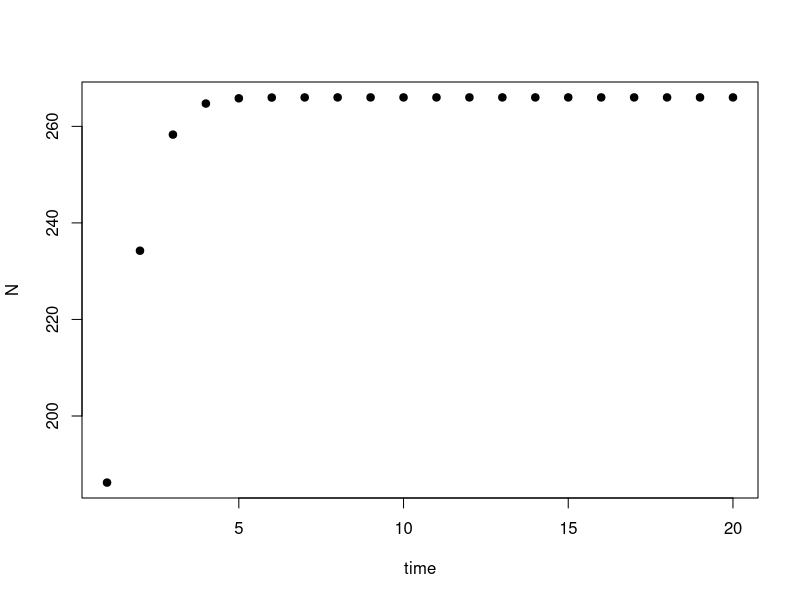
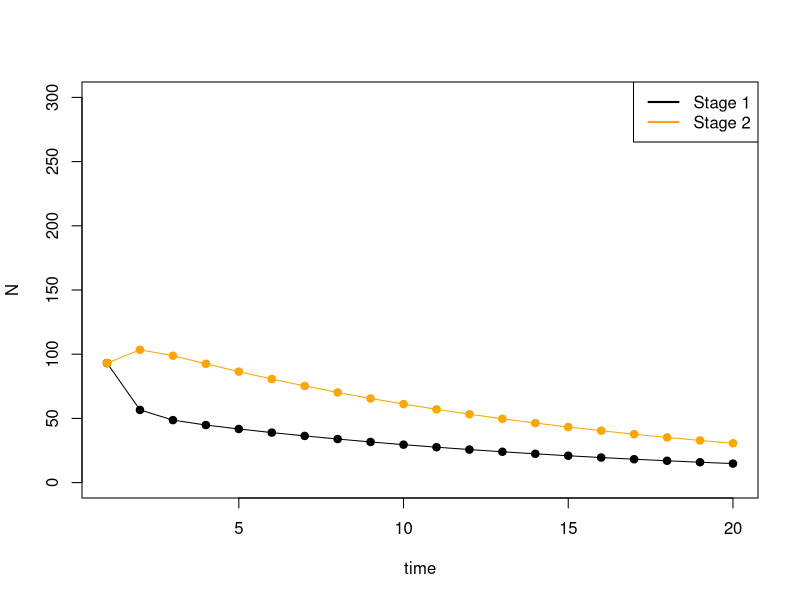
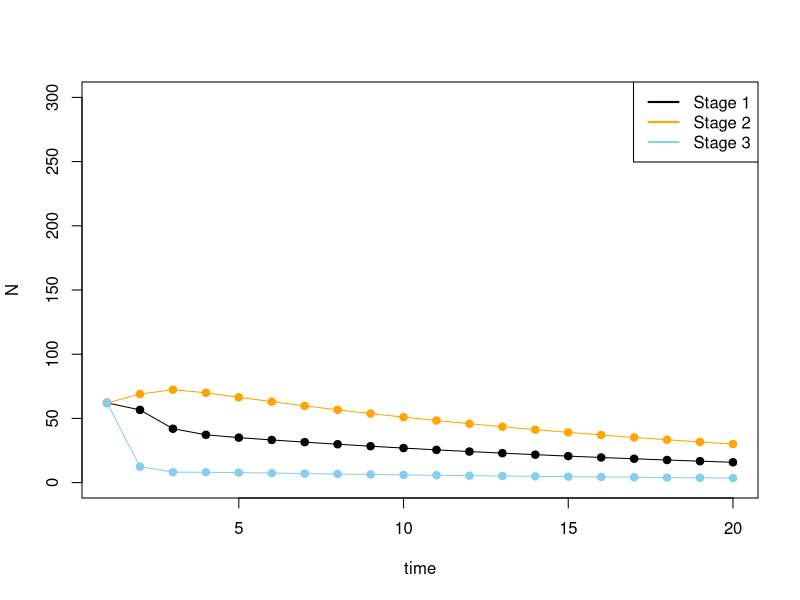

These figures' R source, in order:
## ---- chunk 1
knitr::opts_chunk$set(echo = TRUE)
## ---- chunk 2
# Step 1. Parameters
r <- 0.86
K <- 266
Nt <- .7*K

# Step 2. Equation function
discrete_logistic <- function(r,K,Nt){
  Nt1 <- Nt + r*Nt*(1 - Nt/K)
  return(Nt1)
}

# Step 3. Make sure the function works
Nt1 <- discrete_logistic(r,K,Nt)

# Step 4. Create a new variable to hold future values of N
N <- rep(NA,20)

# Step 5. Create a for loop to iteratively calculate N
N[1] <- Nt
for(i in 2:20){
  N[i] <- discrete_logistic(r,K,Nt)
  Nt <- N[i]
}
## ---- chunk 3
# Step 6. Plot N over time
plot(N,xlab="time",ylab="N",pch=19,col="black")
## ---- chunk 4
# Step 1. Build the transition matrix A
P.12 <- 0.344
P.22 <- 0.767
F1 <- 0.304
F2 <- 0.304
Nt <- .7*K

A <- matrix(c(
    F1, F2,
    P.12, P.22)
  ,nrow=2,ncol=2,byrow=T)

A

# Step 2. Build the matrix Nt (initial abundance matrix)
Nt <- c((Nt/2),(Nt/2))

# Step 3. Matrix multiplication for Nt+1
Year1 <- A %*% Nt  # matrix multiplication!
Year1

# Step 4. Create a new variable to hold future values of N
N <- array(NA,dim=c(20,2))

# Step 5. Create a for loop to iteratively calculate N
N[1,] <- Nt
for(i in 2:20){
  N[i,] <- A %*% N[i-1,]
}
## ---- chunk 5
# Step 6. Plot N over time
plot(N[,1],xlab="time",ylab="N",col="black",ylim=c(0,300),type="l")
points(N[,1],xlab="time",ylab="N",pch=19,col="black")
lines(N[,2],col="orange")
points(N[,2],xlab="time",ylab="N",pch=19,col="orange")
legend("topright",col=c("black","orange"),lwd=c(2,2),legend=c("Stage 1","Stage 2"))
## ---- chunk 6
# Step 1. Build the transition matrix A
P.12 <- 0.344
P.22 <- 0.767
F1 <- 0.304
F2 <- 0.304
Nt <- .7*K

P.32 <- 0
P.13 <- 0

P.23 <- 0.1
P.33 <- 0.1
F3 <- 0.304

A <- matrix(c(
    F1, F2, F3,
    P.12, P.22, P.32,
    P.13, P.23, P.33)
  ,nrow=3,ncol=3,byrow=T)

#A

# Step 2. Build the matrix Nt (initial abundance matrix)
Nt <- c((Nt/3),(Nt/3),(Nt/3))

# Step 3. Matrix multiplication for Nt+1
Year1 <- A %*% Nt  # matrix multiplication!
#Year1

# Step 4. Create a new variable to hold future values of N
N <- array(NA,dim=c(20,3))

# Step 5. Create a for loop to iteratively calculate N
N[1,] <- Nt
for(i in 2:20){
  N[i,] <- A %*% N[i-1,]
}
## ---- chunk 7
# Step 6. Plot N over time
plot(N[,1],xlab="time",ylab="N",col="black",ylim=c(0,300),type="l")
points(N[,1],xlab="time",ylab="N",pch=19,col="black")
lines(N[,2],col="orange")
points(N[,2],xlab="time",ylab="N",pch=19,col="orange")
lines(N[,3],col="skyblue")
points(N[,3],xlab="time",ylab="N",pch=19,col="skyblue")
legend("topright",col=c("black","orange","skyblue"),lwd=c(2,2,2),legend=c("Stage 1","Stage 2","Stage 3"))
